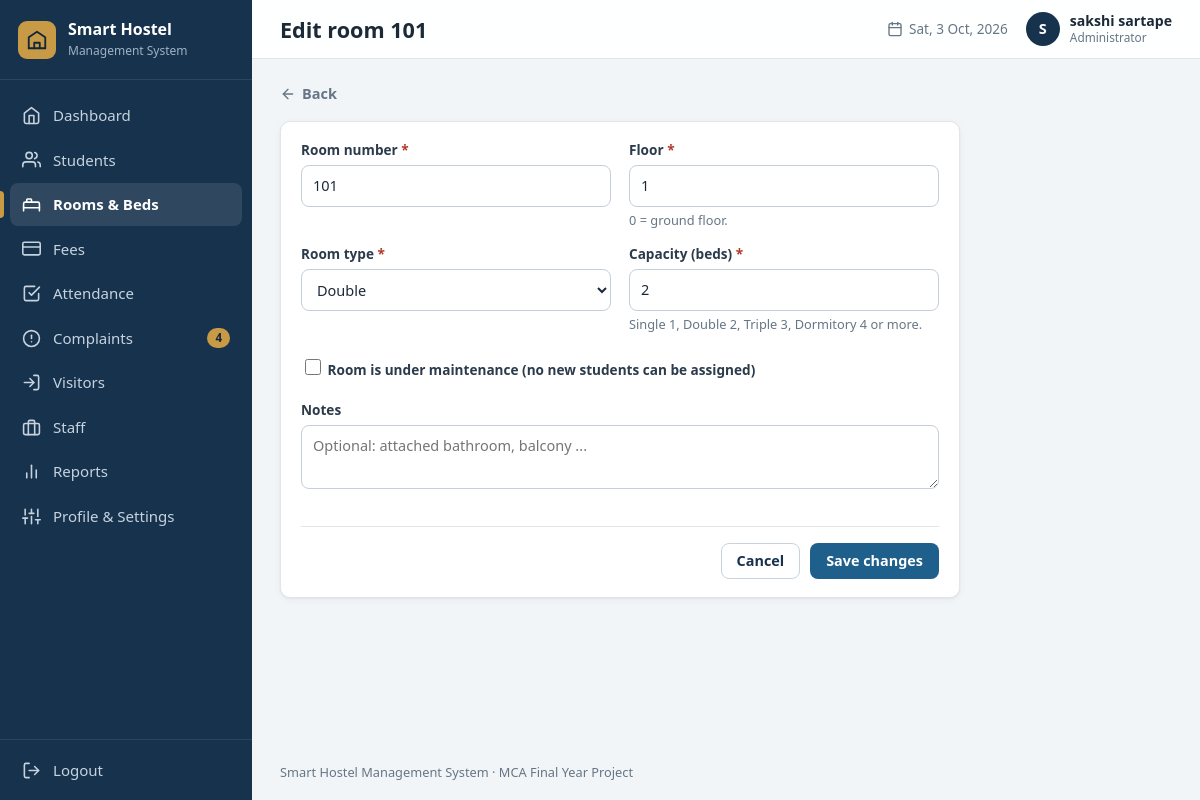
The page /rooms/1/edit (signed in) on the database its author committed.
### tables this page shows
CREATE TABLE settings (
    key   TEXT PRIMARY KEY,
    value TEXT NOT NULL
);

CREATE TABLE rooms (
    id                INTEGER PRIMARY KEY AUTOINCREMENT,
    room_no           TEXT    NOT NULL UNIQUE COLLATE NOCASE,
    floor             INTEGER NOT NULL CHECK (floor BETWEEN 0 AND 50),
    room_type         TEXT    NOT NULL CHECK (room_type IN ('Single','Double','Triple','Dormitory')),
    capacity          INTEGER NOT NULL CHECK (capacity BETWEEN 1 AND 50),
    under_maintenance INTEGER NOT NULL DEFAULT 0 CHECK (under_maintenance IN (0,1)),
    notes             TEXT,
    created_at        TEXT    NOT NULL DEFAULT (datetime('now','localtime')),
    -- the room type decides the capacity (Dormitory = 4 or more beds)
    CHECK (   (room_type = 'Single'    AND capacity = 1)
           OR (room_type = 'Double'    AND capacity = 2)
           OR (room_type = 'Triple'    AND capacity = 3)
           OR (room_type = 'Dormitory' AND capacity >= 4))
);

CREATE TABLE users (
    id            INTEGER PRIMARY KEY AUTOINCREMENT,
    username      TEXT NOT NULL UNIQUE COLLATE NOCASE,
    password_hash TEXT NOT NULL,
    full_name     TEXT NOT NULL,
    email         TEXT,
    phone         TEXT,
    role          TEXT NOT NULL DEFAULT 'Administrator',
    created_at    TEXT NOT NULL DEFAULT (datetime('now','localtime')),
    last_login    TEXT
);

### routes/rooms.py (the view, shortened to what this page needs)
@bp.route("/<int:room_id>/edit", methods=["GET", "POST"])
def edit_room(room_id):
    room = db.query_one("SELECT * FROM room_overview WHERE id = ?", (room_id,))
    if room is None:
        abort(404)
    data, errors = dict(room), {}
    data["under_maintenance"] = room["under_maintenance"]
    return render_template("room_form.html", room=room, data=data, errors=errors,
                           room_types=helpers.ROOM_TYPES)

### db.py (called while the page is built)
def connect(path):
    conn = sqlite3.connect(path, timeout=10)
    conn.row_factory = sqlite3.Row          # rows behave like dicts: row["name"]
    conn.execute("PRAGMA foreign_keys = ON")
    return conn

def get_db():
    if "db" not in g:
        g.db = connect(current_app.config["DATABASE"])
    return g.db

def query_one(sql, params=()):
    return get_db().execute(sql, params).fetchone()

def scalar(sql, params=()):
    row = get_db().execute(sql, params).fetchone()
    return row[0] if row else None

def get_setting(key, default=""):
    row = query_one("SELECT value FROM settings WHERE key = ?", (key,))
    return row["value"] if row else DEFAULT_SETTINGS.get(key, default)

### helpers.py (called while the page is built)
def today():
    return date.today().isoformat()

def csrf_token():
    if "_csrf" not in session:
        session["_csrf"] = secrets.token_hex(16)
    return session["_csrf"]

def icon(name, size=18):
    path = _ICONS.get(name, _ICONS["file"])
    return Markup(f'<svg class="icon" width="{size}" height="{size}" viewBox="0 0 24 24" fill="none" '
                  f'stroke="currentColor" stroke-width="2" stroke-linecap="round" '
                  f'stroke-linejoin="round" aria-hidden="true">{path}</svg>')

### templates/room_form.html (shortened to what this page needs)
{% extends "base.html" %}
{% from "_macros.html" import csrf, field, select, textarea %}
{% block heading %}<h1>{{ 'Edit room ' ~ room.room_no if room else 'Add room' }}</h1>{% endblock %}
{% block content %}
<div class="page-head">
  <a class="back-link" href="{{ url_for('rooms.room_details', room_id=room.id) if room else url_for('rooms.list_rooms') }}">{{ icon('arrow-left', 16) }} Back</a>
</div>
<form method="post" class="card form-card narrow" novalidate data-validate>
  <div class="form-grid">
    {{ field('Room number', 'room_no', data.get('room_no'), errors, required=True, placeholder='e.g. 101', attrs='maxlength="20"') }}
    {{ field('Floor', 'floor', data.get('floor'), errors, type='number', required=True, help='0 = ground floor.', attrs='min="0" max="50"') }}
    {{ select('Room type', 'room_type', room_types.keys()|list, data.get('room_type'), errors, required=True, attrs='data-capacity-target="f_capacity"') }}
    {{ field('Capacity (beds)', 'capacity', data.get('capacity'), errors, type='number', required=True, help='Single 1, Double 2, Triple 3, Dormitory 4 or more.', attrs='min="1" max="50"') }}
    <div class="field span-2{% if errors.get('under_maintenance') %} has-error{% endif %}">
      <label class="check"><input type="checkbox" name="under_maintenance" {% if data.get('under_maintenance') %}checked{% endif %}> Room is under maintenance (no new students can be assigned)</label>
    </div>
    {{ textarea('Notes', 'notes', data.get('notes'), errors, rows=2, placeholder='Optional: attached bathroom, balcony ...') }}
  </div>
  <div class="form-actions">
    <a class="btn btn-secondary" href="{{ url_for('rooms.room_details', room_id=room.id) if room else url_for('rooms.list_rooms') }}">Cancel</a>
    <button type="submit" class="btn btn-primary">{{ 'Save changes' if room else 'Add room' }}</button>
  </div>
</form>
{% endblock %}

### templates/base.html (shortened to what this page needs)
{% from "_macros.html" import csrf %}
<!DOCTYPE html>
<html lang="en">
<head>
  <link rel="stylesheet" href="{{ url_for('static', filename='css/style.css') }}">
</head>
<body class="app">
<aside class="sidebar" id="sidebar">
  <a class="brand" href="{{ url_for('dashboard.index') }}">
    <span class="brand-mark">{{ icon('building', 22) }}</span>
    <span class="brand-text"><strong>{{ hostel_name }}</strong><small>Management System</small></span>
  </a>
  <nav class="nav" aria-label="Main navigation">
    {% for bp_name, endpoint, label, icon_name in navigation %}
      <a href="{{ url_for(endpoint) }}" class="nav-link{% if request.blueprint == bp_name %} active{% endif %}">
        {{ icon(icon_name, 19) }}<span>{{ label }}</span>
        {% if bp_name == 'complaints' and open_complaints %}<em class="nav-count">{{ open_complaints }}</em>{% endif %}
      </a>
    {% endfor %}
  </nav>
  <form method="post" action="{{ url_for('auth.logout') }}" class="logout-form">
    <button type="submit" class="nav-link logout">{{ icon('logout', 19) }}<span>Logout</span></button>
  </form>
</aside>
<div class="main">
  <header class="topbar">
    <div class="topbar-title">{% block heading %}{% endblock %}</div>
    <div class="topbar-right">
      <span class="topbar-date">{{ icon('calendar', 16) }} <span id="today-label">{{ today() }}</span></span>
      <a class="user-chip" href="{{ url_for('profile.view') }}" title="Profile & settings">
        <span class="avatar">{{ current_user.full_name[:1]|upper }}</span>
        <span class="user-name">{{ current_user.full_name }}<small>{{ current_user.role }}</small></span>
      </a>
    </div>
  </header>
  <main class="content">
    {% block content %}{% endblock %}
  </main>
  <footer class="footer">{{ hostel_name }} Management System &middot; MCA Final Year Project</footer>
</div>
</body>
</html>

### templates/_macros.html (shortened to what this page needs)
{% macro field(label, name, value='', errors={}, type='text', required=False, placeholder='', help='', attrs='', span=1) %}
<div class="field{% if errors.get(name) %} has-error{% endif %}{% if span == 2 %} span-2{% endif %}">
  <label for="f_{{ name }}">{{ label }}{% if required %} <span class="req" title="required">*</span>{% endif %}</label>
  <input type="{{ type }}" id="f_{{ name }}" name="{{ name }}" value="{{ value if value is not none else '' }}"
         placeholder="{{ placeholder }}" {% if required %}required{% endif %} {{ attrs|safe }}>
  {% if errors.get(name) %}<p class="field-error">{{ errors[name] }}</p>{% elif help %}<p class="field-help">{{ help }}</p>{% endif %}
</div>
{% endmacro %}
{% macro textarea(label, name, value='', errors={}, required=False, rows=3, placeholder='', span=2) %}
<div class="field{% if errors.get(name) %} has-error{% endif %}{% if span == 2 %} span-2{% endif %}">
  <label for="f_{{ name }}">{{ label }}{% if required %} <span class="req" title="required">*</span>{% endif %}</label>
  <textarea id="f_{{ name }}" name="{{ name }}" rows="{{ rows }}" placeholder="{{ placeholder }}" {% if required %}required{% endif %}>{{ value or '' }}</textarea>
</div>
{% endmacro %}

### rows shown on the page
settings: value "Smart Hostel"
rooms: room_no "Edit room 101", room_no "101", room_type "Double"
users: full_name "S", full_name "sakshi sartape", role "Administrator"

### other values the page prints
{{ label }} "Dashboard" "Students" "Rooms & Beds" "Fees" "Attendance" "Complaints" "Visitors" "Staff" "Reports" "Profile & Settings"
{{ open_complaints }} "4"
{{ label }} "Room number Floor Capacity (beds)"
{{ help }} "0 = ground floor. Single 1, Double 2, Triple 3, Dormitory 4 or more."
{{ label }} "Notes"
{{ 'Save changes' if room else 'Add room' }} "Save changes"
